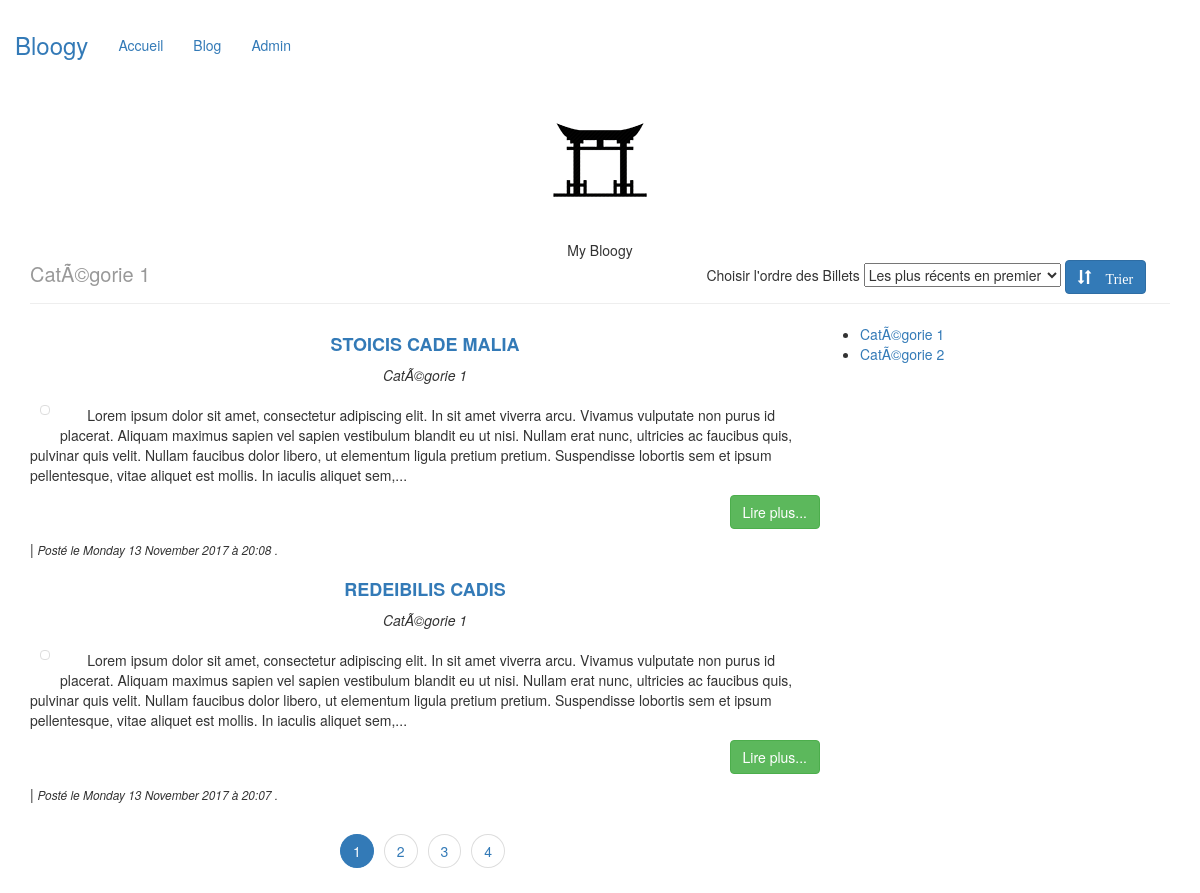
Page /index.php?p=posts.category&id=1 on the committed database.
### tables this page shows
CREATE TABLE IF NOT EXISTS `settings` (
  `id` int(11) NOT NULL,
  `siteName` varchar(120) NOT NULL,
  `slogan` varchar(255) NOT NULL,
  `logoSubtitle` varchar(255) NOT NULL,
  `mailContact` varchar(255) NOT NULL,
  `nbrPostPerPage` int(11) NOT NULL,
  UNIQUE KEY `id` (`id`)
);

CREATE TABLE IF NOT EXISTS `categories` (
  `id` int(11) NOT NULL AUTO_INCREMENT,
  `titre` mediumtext NOT NULL,
  PRIMARY KEY (`id`)
);

CREATE TABLE IF NOT EXISTS `articles` (
  `id` int(11) NOT NULL AUTO_INCREMENT,
  `titre` varchar(100) NOT NULL,
  `contenu` mediumtext NOT NULL,
  `date` datetime NOT NULL DEFAULT CURRENT_TIMESTAMP,
  `category_id` int(11) NOT NULL,
  `pictureUrl` varchar(255) DEFAULT NULL,
  PRIMARY KEY (`id`)
);

### core/Controller/Controller.php (called while the page is built, shortened)
<?php
class Controller{
    protected $viewPath;
    protected function render($view, $variables = [])
    {
        extract($variables);
        require($this->viewPath . str_replace('.', '/', $view) . '.php');
    }
}

### app/Controller/PostsController.php (called while the page is built, shortened)
<?php
class PostsController extends AppController {
    public function category(){
        $settingsId = 1;
        $settings = $this->Setting->find($settingsId);
        $orderSelected = 'DESC';
        if (isset($_GET['page']))
        {
            $page = $_GET['page'];
        }
        else
        {
            $page = 1;
        }
        $nbrOfPostsPerPage = $settings->nbrPostPerPage;
        $limit = ($page - 1) * $nbrOfPostsPerPage;
        $offset = $nbrOfPostsPerPage;
        $totalPost = $this->Post->getAllPostByCategory($_GET['id']);
        $totalPostsCount = count($totalPost);
        $nbrOfPages = ceil($totalPostsCount/$nbrOfPostsPerPage) ;
        $categorie = $this->Category->find($_GET['id']);
        $articles = $this->Post->lastByCategory($_GET['id'], $orderSelected, $limit, $offset);
        $categories = $this->Category->all();
        $this->render('posts.category', compact('articles', 'categorie', 'categories', 'settings', 'totalPostsCount', 'totalPost', 'orderSelected', 'nbrOfPages', 'page'));
    }
}

### public/index.php (called while the page is built, shortened)
<?php
if(isset($_GET['p'])){
    $page = $_GET['p'];
}else{
    $page = 'posts.index';
}
$page = explode('.', $page);
if($page[0] == 'admin'){
    $controller = '\App\Controller\Admin\\' . ucfirst($page[1]) . 'Controller';
    $action = $page[2];
}else{
    $action = $page[1];
}
$controller = new $controller();
$controller->$action();

### core/Table/Table.php (called while the page is built, shortened)
<?php
class Table{
    protected $table;
    protected $db;
    public function __construct(Database $db)
    {
        $this->db = $db;
    }
    public function all()
    {
        return $this->query('SELECT * FROM ' . $this->table);
    }
    public function find($id)
    {
        return $this->query("SELECT * FROM {$this->table} WHERE id=?", [$id], true);
    }
     public function query($stmt, $attr = null, $one = false)
     {
        if($attr)
        {
            return $this->db->prepare(
                $stmt,
                $attr,
                str_replace('Table', 'Entity', get_class($this)),
                $one
            );
        }else
        {
            return $this->db->query(
                $stmt,
                str_replace('Table', 'Entity', get_class($this)),
                $one
            );
        }
    }
}

### core/Database/MysqlDatabase.php (called while the page is built, shortened)
<?php
class MysqlDatabase extends Database
{
    private $db_name;
    private $db_user;
    private $db_pass;
    private $db_host;
    private $pdo;
    public function __construct($db_name, $db_user = 'root', $db_pass = 'root', $db_host = 'localhost')
    {
        $this->db_name = $db_name;
        $this->db_user = $db_user;
        $this->db_pass = $db_pass;
        $this->db_host = $db_host;
    }
    private function getPDO(){
        if($this->pdo === null) {
            try {
                $pdo = new PDO('mysql:dbname=' . $this->db_name . ';host=' . $this->db_host,
                    $this->db_user, $this->db_pass);
            } catch (PDOException $e) {
                \App::error('La connexion à la base de donnée a échouée : ' .$e->getMessage());
               die();
            }
            $pdo->setAttribute(PDO::ATTR_ERRMODE, PDO::ERRMODE_EXCEPTION);
            $this->pdo = $pdo;
        }
        return $this->pdo;
    }
    public function query($stmt, $class_name = null, $one = false)
    {
        $req = $this->getPDO()->query($stmt);
        if($class_name === null)
        {
            $req->setFetchMode(PDO::FETCH_OBJ);
        }else
        {
            $req->setFetchMode(PDO::FETCH_CLASS, $class_name);
        }
        if($one)
        {
            $datas = $req->fetch();
        }
        else
        {
            $datas = $req->fetchAll();
        }
        return $datas;
    }
    public function prepare($stmt, $attr, $class_name = null, $one = false)
    {
        $req = $this->getPDO()->prepare($stmt);
        $res = $req->execute($attr);
        if($class_name === null)
        {
            $req->setFetchMode(PDO::FETCH_OBJ);
        }else{
            $req->setFetchMode(PDO::FETCH_CLASS, $class_name);
        }
        if($one)
        {
            $datas = $req->fetch();
        }
        else
        {
            $datas = $req->fetchAll();
        }
        return $datas;
    }
}

### app/Table/SettingTable.php (called while the page is built, shortened)
<?php
class SettingTable extends Table {
    public function find($id){
		return $this->query("
		SELECT *
		FROM settings
		WHERE id = ?", [$id], true);
    }
}

### app/Autoloader.php (called while the page is built, shortened)
<?php
class Autoloader{
    static function autoload($class){
        if (strpos($class, __NAMESPACE__ . '\\') === 0){
            $class = str_replace(__NAMESPACE__ . '\\', '', $class);
            $class = str_replace('\\', '/', $class);
        }
    }
}

### core/Autoloader.php (called while the page is built, shortened)
<?php
class Autoloader{
    static function autoload($class){
        if (strpos($class, __NAMESPACE__ . '\\') === 0){
            $class = str_replace(__NAMESPACE__ . '\\', '', $class);
            $class = str_replace('\\', '/', $class);
        }
    }
}

### app/Entity/SettingEntity.php (called while the page is built, shortened)
<?php
class SettingEntity Extends Entity {
    protected $logoSubtitle;
    protected $nbrPostPerPage;
    public function getLogoSubtitle() {
        return $this->logoSubtitle;
    }
    public function getNbrPostPerPage() {
        return $this->nbrPostPerPage;
    }
}

### core/Entity/Entity.php (called while the page is built, shortened)
<?php
class Entity{
    public function __get($key){
        $method = 'get' . ucfirst($key);
        $this->$key = $this->$method();
        return $this->$key;
    }
}

### app/Table/PostTable.php (called while the page is built, shortened)
<?php
class PostTable extends Table {
    public function getAllPostByCategory($category_id){
        return $this->query("SELECT articles.id AS postId, articles.titre, articles.contenu, articles.date, categories.titre as categorie, articles.pictureUrl
            FROM articles
            LEFT JOIN categories ON category_id = categories.id
            WHERE articles.category_id = ?", [$category_id], false);
    }
    public function lastByCategory($category_id, $order = 'DESC', $limit, $offset){
        $limit = $limit;
        $offset = $offset;
        $orderLimit = " ".$order. " LIMIT ".$limit. ",".$offset ;
        return $this->query("SELECT articles.id AS postId, articles.titre, articles.contenu, articles.date, categories.titre as categorie, articles.pictureUrl
            FROM articles
            LEFT JOIN categories ON category_id = categories.id
            WHERE articles.category_id = ?
            ORDER BY articles.date " . $orderLimit , [$category_id]);
    }
}

### app/Views/posts/category.php (the view, shortened to what this page needs)
<div class="container" >
    <header class="row center">
        <div class="col-md-12">
            <img src="img/bloogy.png" alt="bloogy">
        </div>
    </header>
</div>
<div class="container">
    <div class="page-header">
            <div class="row">
                <div class="blog-title col-xs-12 center"><?= $settings->logoSubtitle; ?></div>
            </div>
        <div class="row">
            <div class="blog-description  col-xs-12 col-md-5 col-lg-7"><?= $categorie->titre; ?></div>
            <div class="row col-lg-5 col-sm-10 center">
                <form action="?p=posts.category&id=<?= $categorie->id; ?>" method="post" style="display: inline;">
                    <span>Choisir l'ordre des Billets </span>
                    <?php
                    $DescSelected = '';
                    ?>
                    <select name="orderBy">
                        <option value="DESC" <?= $DescSelected ;?>>Les plus récents en premier</option>
                    </select>
                    <button type="submit" class="btn btn-primary">
                        <span class="glyphicon glyphicon-sort"> Trier</span>
                    </button>
                </form>
            </div>
        </div>
    </div>
</div>
<div class="container">
    <section id='blog-show'>
        <div class="container">
            <div class="col-sm-8">
                <?php
                foreach($articles as $post):
                ?>
                <div class="row">
                    <div class="span12">
                        <div class="row center">
                            <div class="span8">
                                <h4><strong><a href="<?= $post->Url ?>"><?= $post->title ?></a></strong></h4>
                            <p><em><?= $post->categorie; ?></em></p>
                            </div>
                        </div>
                    <div class="row">
                        <div class="span2 pull-left thumbPad">
                            <a href="?p=posts.show&postId=<?= $post->postId; ?>" class="thumbnail postThumbnail">
                                <?php
                                $mask = "EEEE d MMMM YYYY '&agrave;' HH:mm ";
                                $postDate = new DateTime($post->date);
                                ?>
                            </a>
                        </div>
                        <div class="span10">
                            <?= $post->extrait; ?>
                            <p><a class="btn btn-success marginBottom10 pull-right" href="?p=posts.show&postId=<?= $post->postId ?>">Lire plus...</a> </p>
                        </div>
                        </div>
                        <div class="row">
                        <div class="span8">
                            <p>
                                | <i class="icon-calendar"></i> <em><small><?= "Posté le " . IntlDateFormatter::formatObject($postDate,$mask) . " . " ;?></small></em>
                            </p>
                        </div>
                    </div>
                    </div>
                </div>
                <?php endforeach; ?>
                <div class="center">
                    <ul class="pagination">
                        <?php
                        for ($i = 1 ; $i <= $nbrOfPages ; $i++)
                        {
                            if(isset($page)){
                                if($page == $i){
                        ?>
                        <li class="active"><a href="?p=posts.category&id=<?= $categorie->id?>&page=<?= $i ?>&orderBy=<?= $orderSelected ?>"><?= $i ?><span class="sr-only">(current)</span></a></li>
                        <?php
                                }else{
                        ?>
                        <li><a href="?p=posts.category&id=<?= $categorie->id?>&page=<?= $i ?>&orderBy=<?= $orderSelected ?>"><?= $i ?></a></li>
                        <?php
                                }
                            }
                        ?>
                        <?php
                        } ;
                        ?>
                    </ul>
                </div>
            </div>
            <div class="container col-sm-4">
                <ul>
                    <?php foreach($categories as $categorie): ?>
                    <li><a href="index.php?p=posts.category&id=<?= $categorie->id; ?> "><?= $categorie->titre; ?></a></li>
                    <?php endforeach; ?>
                </ul>
            </div>
        </div>
    </section>
</div>

### app/Entity/PostEntity.php (shortened to what this page needs)
<?php
class PostEntity extends Entity {
    protected $postId;
    protected $titre;
    protected $contenu;
    public function getPostId() {
        return $this->postId;
    }
    public function getTitle() {
        return $this->titre;
    }
    public function getUrl() {
        $id = $this->getPostId();
        $urlLink = 'index.php?p=posts.show&postId=' . $id . '';
        return $urlLink;
    }
    public function getExtrait(){
        $html = '<p>' . substr($this->contenu, 0, 450) . '...</p>';
        return $html;
    }
}

### public/css/bloogy.css (style rules this page uses)
html, body { overflow-x: hidden; }
body { padding-top: 100px; }
.postThumbnail { max-height: 200px; max-width: 260px; }
img { max-height: 190px; max-width: 260px; }
.pagination>li>a, .pagination>li>span { border-radius: 50% !important;margin: 0 5px; }
.blog-description { font-size: 20px; color: #999; }
.page-header { position: relative; }
.center { text-align: center; }
.thumbPad { padding: 10px; }

### rows in the picture
settings: logoSubtitle "My Bloogy"
categories: titre "CatÃ©gorie 1"
articles: titre "STOICIS CADE MALIA", category.titre "CatÃ©gorie 1", contenu "Lorem ipsum dolor sit amet, consectetur adipiscing elit. In sit amet viverra arcu. Vivamus vulputate non purus id placerat. Aliquam maximus sapien vel sapien vestibulum blandit eu ut nisi. Nullam erat nunc, ultricies ac faucibus quis, pulvinar quis velit. Nullam faucibus dolor libero, ut elementum ligula pretium pretium. Suspendisse lobortis sem et ipsum pellentesque, vitae aliquet est mollis. In iaculis aliquet sem,", date "Monday 13 November 2017 à 20:08"
articles: titre "REDEIBILIS CADIS", category.titre "CatÃ©gorie 1", contenu "Lorem ipsum dolor sit amet, consectetur adipiscing elit. In sit amet viverra arcu. Vivamus vulputate non purus id placerat. Aliquam maximus sapien vel sapien vestibulum blandit eu ut nisi. Nullam erat nunc, ultricies ac faucibus quis, pulvinar quis velit. Nullam faucibus dolor libero, ut elementum ligula pretium pretium. Suspendisse lobortis sem et ipsum pellentesque, vitae aliquet est mollis. In iaculis aliquet sem,", date "Monday 13 November 2017 à 20:07"
categories: titre "CatÃ©gorie 2"
